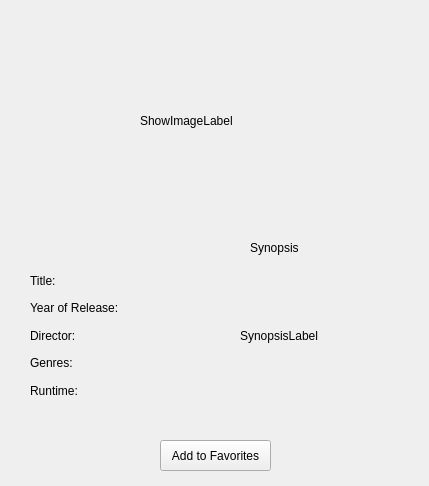
<?xml version="1.0" encoding="UTF-8"?>
<ui version="4.0">
 <class>S</class>
 <widget class="QWidget" name="S">
  <property name="geometry">
   <rect>
    <x>0</x>
    <y>0</y>
    <width>429</width>
    <height>486</height>
   </rect>
  </property>
  <property name="windowTitle">
   <string>Form</string>
  </property>
  <widget class="QLabel" name="ShowImageLabel">
   <property name="geometry">
    <rect>
     <x>140</x>
     <y>10</y>
     <width>201</width>
     <height>221</height>
    </rect>
   </property>
   <property name="text">
    <string>ShowImageLabel</string>
   </property>
  </widget>
  <widget class="QPushButton" name="FavoriteButton">
   <property name="geometry">
    <rect>
     <x>160</x>
     <y>440</y>
     <width>111</width>
     <height>31</height>
    </rect>
   </property>
   <property name="text">
    <string>Add to Favorites</string>
   </property>
  </widget>
  <widget class="QWidget" name="verticalLayoutWidget">
   <property name="geometry">
    <rect>
     <x>30</x>
     <y>270</y>
     <width>161</width>
     <height>131</height>
    </rect>
   </property>
   <layout class="QVBoxLayout" name="verticalLayout_2">
    <item>
     <widget class="QLabel" name="ShowTitleLabel">
      <property name="text">
       <string>Title:</string>
      </property>
     </widget>
    </item>
    <item>
     <widget class="QLabel" name="ShowYearLabel">
      <property name="text">
       <string>Year of Release:</string>
      </property>
     </widget>
    </item>
    <item>
     <widget class="QLabel" name="ShowDirectorLabel">
      <property name="text">
       <string>Director:</string>
      </property>
     </widget>
    </item>
    <item>
     <widget class="QLabel" name="ShowGenreLabel">
      <property name="text">
       <string>Genres:</string>
      </property>
     </widget>
    </item>
    <item>
     <widget class="QLabel" name="label_3">
      <property name="text">
       <string>Runtime:</string>
      </property>
     </widget>
    </item>
   </layout>
  </widget>
  <widget class="QLabel" name="label">
   <property name="geometry">
    <rect>
     <x>250</x>
     <y>240</y>
     <width>49</width>
     <height>16</height>
    </rect>
   </property>
   <property name="text">
    <string>Synopsis</string>
   </property>
  </widget>
  <widget class="QLabel" name="ShowSynopsisLabel">
   <property name="geometry">
    <rect>
     <x>240</x>
     <y>260</y>
     <width>151</width>
     <height>151</height>
    </rect>
   </property>
   <property name="text">
    <string>SynopsisLabel</string>
   </property>
  </widget>
 </widget>
 <resources/>
 <connections/>
</ui>
